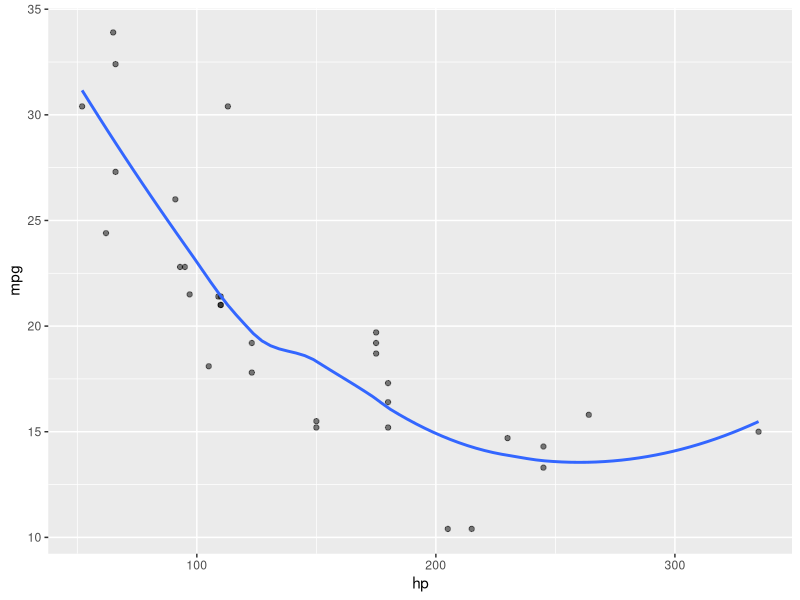

Generate this figure with R:
## ---- chunk 1
knitr::opts_knit$set(
  # # options not used in "html_notebook" preview (*.nb.html, RStudio)
  # comment = NA,
  message = FALSE,
  # results = "hide",
  warning = FALSE,
  package.startup.message = FALSE
)

options(
  tidyverse.quiet = TRUE,
  dplyr.summarise.inform = FALSE,
  readr.num_columns = 0,
  knitr.kable.NA = "",
  width = 100
)
## ---- chunk 2
library(tidyverse)

cars <-
  datasets::mtcars |>
  as_tibble()

ggplot(cars, aes(x = hp, y = mpg)) +
  geom_point(alpha = 0.5) +
  geom_smooth(se = FALSE)
